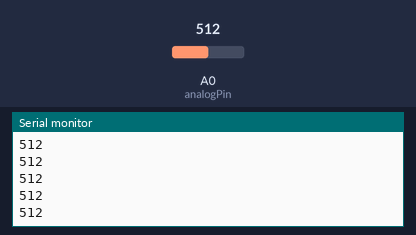
The sketch below on a simulated Arduino Uno, built with avr-gcc and run on an emulated ATmega328P. Parts: the last lines printed to the serial monitor. The test bench sets the inputs (shaded band); at power-on: A0 (analogPin) = 512.

Above: at 1.2 s.
1.3 s: A0 (analogPin) set to 716
At 1.6 s:
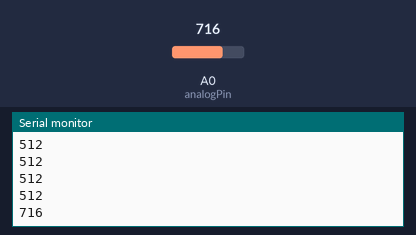
2.8 s: A0 (analogPin) set to 900
At 2.8 s:
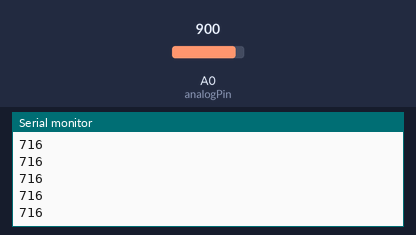
Timing chart, 0 to 5.8 s (numbered marks = the images above; inputs shaded):
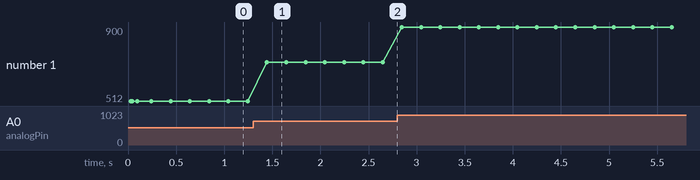

The sketch:

ReadingIR.ino
```cpp
/* Reading IR phototransistor
VP - 4/11/2014 */

int analogPin = A0;
int baseline =0;
int val = baseline;           // store read value

void setup()
{
  Serial.begin(9600);          //  setup serial
// arrays initialization
    arrayinit();
}

void loop()
{
  val = analogRead(analogPin);    // read the input pin
  Serial.println(val);
  delay(200);
}

void arrayinit(){
  int  inc;
  int total;
  float IRvalArray[3];

  Serial.println(" ");
  Serial.println("Start IR initialization");
  while (total!=3){
  total=0;
  for (inc=0; inc < 4 ; inc++ ){
    IRvalArray[inc] = analogRead(analogPin);
    if ((inc>0) && IRvalArray[inc]==IRvalArray[inc-1]){
      total++;
    }
  delay(10);
  Serial.println((long)IRvalArray[inc], DEC);
  }
  }
  baseline=IRvalArray[3];
  Serial.print("Baseline value is ");
  Serial.println(baseline);

  Serial.println("End initialization");
}
```

Measured:
- after the input at 1.3 s, the serial monitor: prints a new line after 0.14 s (image 1)
- plotted number 1: 512 → 716 after the input at 1.3 s, 716 → 900 after the input at 2.8 s
